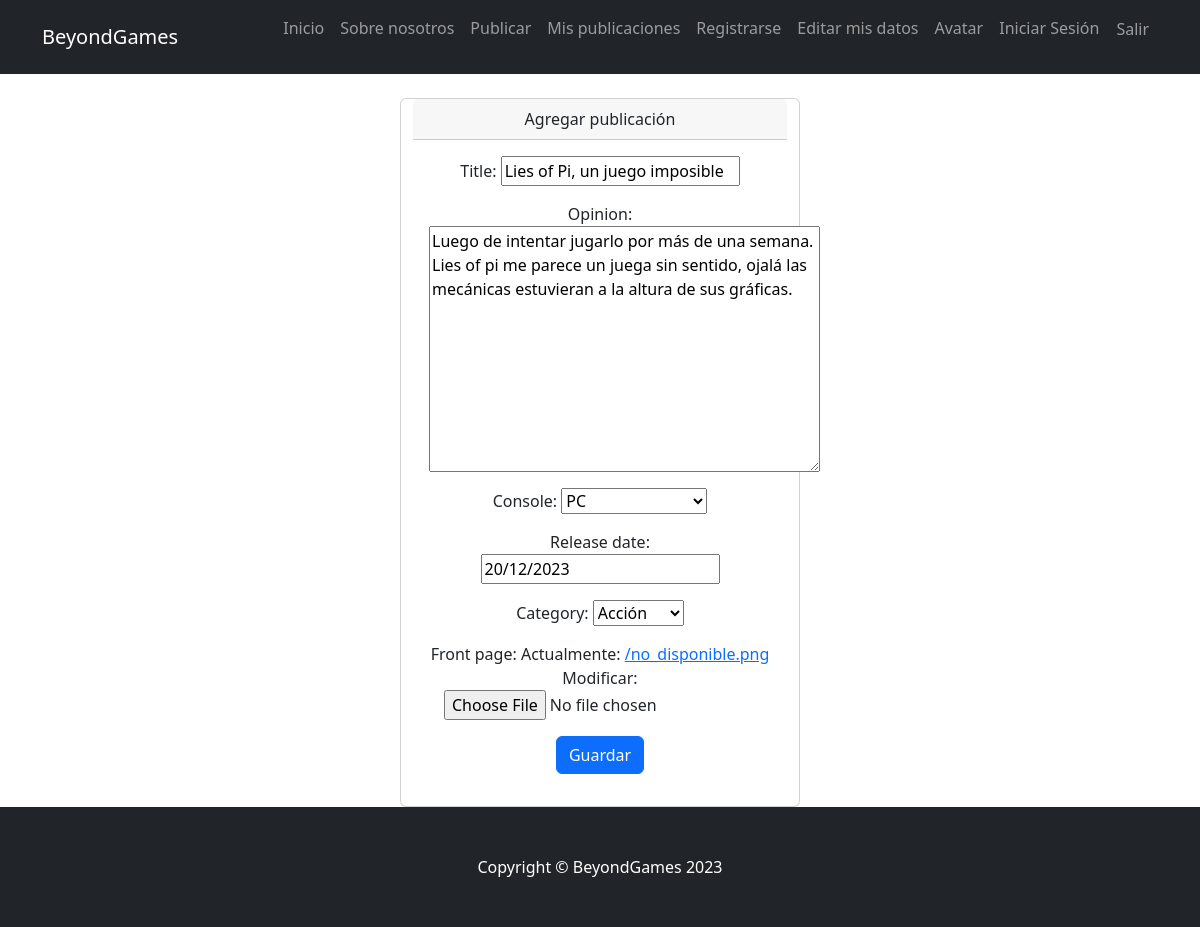
The app's page /app/actualizar/1 (signed in) with its own data.
### BeyondGames/models.py (models this page shows, shortened)
class Publicacion(models.Model):
    CONSOLE_CHOICES = [
        ('Xbox', 'Xbox'),
        ('PC', 'PC'),
        ('Nintendo Switch', 'Nintendo Switch'),
        ('PS5', 'PS5'),
        ('Sin Información', 'Sin Información')
    ]
    CATEGORY = [
        ('Acción', "Acción"),
        ('Aventura', 'Aventura'),
        ('Familiar','Familiar'),
        ('Deporte','Deporte'),
        ('Terror', 'Terror')
    ]
    title = CharField(max_length=100)
    opinion = TextField(max_length=1000)
    console = CharField(max_length=20, choices=CONSOLE_CHOICES)
    release_date = DateField()
    category = CharField(max_length=20,choices=CATEGORY)
    front_page = ImageField(upload_to='BeyondGames/images/',blank=False, default='media/BeyondGames/images/no_disponible.png')
    create_date = DateField(auto_now_add=True)

### BeyondGames/views.py (the view)
# urls.py: path('actualizar/<int:pk>', BlogUpdate.as_view(), name="BlogUpdate"),
class BlogUpdate(LoginRequiredMixin, UpdateView):
    model = Publicacion
    success_url = "/app/inicio/lista"
    template_name = "pages/update_blog.html"
    fields=["title", "opinion", "console", "release_date", "category", "front_page"]

### templates/pages/update_blog.html (shortened to what this page needs)
{% include "base/navbar.html" %}
<div class="container">
    <div class="row justify-content-center">
        <div class="card mt-4" style="max-width: 400px;">
            <div class="card-header text-center">Agregar publicación</div>
            <div class="card-body">
                <form method="post" enctype="multipart/form-data" class="text-center">
                    {{ form.as_p }}
                    <button type="submit" class="btn btn-primary">Guardar</button>
                </form>
            </div>
        </div>
    </div>
</div>
{% include "base/footer.html" %}

### records on screen
Publicacion: title "Lies of Pi, un juego imposible", opinion "Luego de intentar jugarlo por más de una semana. Lies of pi me parece un juega sin sentido, ojalá las mecánicas estuvieran a la altura de sus gráficas.", console "PC", release_date "20/12/2023", category "Acción"
